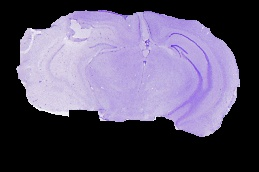
#> input picture src/detection/data/image.jpg, 259 x 172 px, found by its file name
$ python kmeans.py
#> lines starting #> are read from the running program, lines starting #| are printed output that depends on the picture; after the words box and inside, x2 and y2 are one past the last pixel; in counts of white or black regions, pixels touching at a corner belong together
import numpy as np
import matplotlib.pyplot as plt
from sklearn.cluster import KMeans
import cv2

# Load the image data
image = cv2.imread("../data/image.jpg")
#> image is the input picture: shape (172, 259, 3); mean B, G, R 107.5, 83.8, 91.5

# Reshape the image into a 2D array of pixels
pixels = np.reshape(image, (image.shape[0]*image.shape[1], image.shape[2]))

# Perform K-means clustering on the pixel values
kmeans = KMeans(n_clusters=3, random_state=0).fit(pixels)

# Assign each pixel to a cluster based on the K-means clustering results
labels = kmeans.labels_

# Reshape the cluster labels back into the original image shape
segmented_image = np.reshape(labels, (image.shape[0], image.shape[1]))
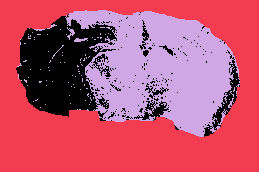
#> segmented_image: shape (172, 259) int32; 3 distinct labels, from 0 to 2; one colour per label, 0 black

# Apply erosion and dilation to the segmented image to remove small holes and fill gaps
kernel = np.ones((1,1),np.uint8)
segmented_image = cv2.erode(segmented_image.astype(np.uint8), kernel, iterations=1)
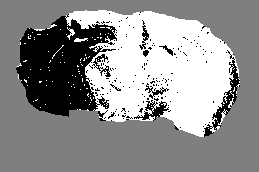
#> segmented_image: shape (172, 259); min 0, max 2, mean 1.13; drawn with min black and max white
segmented_image = cv2.dilate(segmented_image.astype(np.uint8), kernel, iterations=1)

# Create a binary mask by thresholding the segmented image
threshold = 0
mask = np.where(segmented_image > threshold, 255, 0)
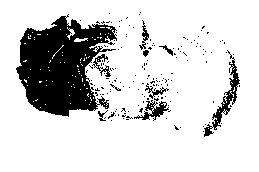
#> mask: shape (172, 259) int64; 82.4% white; 166 black regions (156 under 20 px), largest, box (x1, y1, x2, y2) and area: (16, 14, 117, 117) 6207, (204, 50, 240, 137) 558, (134, 100, 169, 121) 265

# Visualize the segmented mask
plt.imshow(mask, cmap='gray')
plt.show()


import numpy as np
import matplotlib.pyplot as plt
from sklearn.mixture import GaussianMixture
from skimage.morphology import binary_erosion, binary_dilation, disk

# Load the image data
image = plt.imread("../data/image.jpg")

# Reshape the image into a 2D array of pixels
pixels = np.reshape(image, (image.shape[0]*image.shape[1], image.shape[2]))

# Perform Gaussian Mixture Model clustering on the pixel values
gmm = GaussianMixture(n_components=3, random_state=0).fit(pixels)

# Assign each pixel to a cluster based on the GMM clustering results
labels = gmm.predict(pixels)

# Reshape the cluster labels back into the original image shape
segmented_image = np.reshape(labels, (image.shape[0], image.shape[1]))
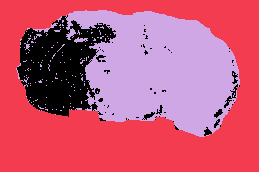
#> segmented_image: shape (172, 259) int64; 3 distinct labels, from 0 to 2; one colour per label, 0 black

# Create a binary mask of the lesion by selecting the pixels labeled as lesion
lesion_mask = segmented_image == 1
#> lesion_mask: shape (172, 259) bool; 52.4% white; 1 black region, box (x1, y1, x2, y2) and area: (16, 10, 240, 137) 21222

# Perform morphological erosion and dilation operations on the mask to remove small noise
selem = disk(3)
lesion_mask = binary_erosion(lesion_mask, selem)
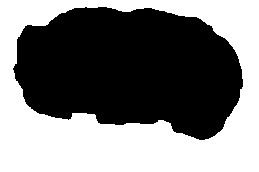
#> lesion_mask: shape (172, 259) bool; 48.3% white; 1 white region, box (x1, y1, x2, y2) and area: (0, 0, 259, 172) 21526
lesion_mask = binary_dilation(lesion_mask, selem)
#> lesion_mask: shape (172, 259) bool; 52.3% white; 1 black region, box (x1, y1, x2, y2) and area: (16, 10, 240, 137) 21249

# Visualize the segmented image and the lesion mask
fig, (ax1, ax2) = plt.subplots(1, 2)
ax1.imshow(segmented_image)
ax1.set_title('Segmented Image')
ax2.imshow(lesion_mask)
ax2.set_title('Lesion Mask')
plt.show()

import cv2
import numpy as np
import matplotlib.pyplot as plt
from sklearn.cluster import KMeans

# Load the image
image = cv2.imread('../data/image.jpg')

# Convert the image to grayscale
gray = cv2.cvtColor(image, cv2.COLOR_BGR2GRAY)
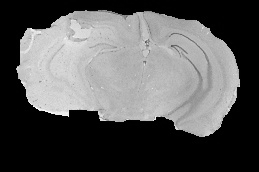
#> gray: shape (172, 259); min 0, max 254, mean 88.8

# Perform edge detection on the grayscale image
edges = cv2.Canny(gray, 100, 200)
#> edges: shape (172, 259); 3% white in thin lines or dots, all inside (x1, y1, x2, y2) = (16, 9, 241, 138)

# Reshape the image into a 2D array of pixels
pixels = np.reshape(image, (image.shape[0]*image.shape[1], image.shape[2]))

# Perform K-means clustering on the pixel values
kmeans = KMeans(n_clusters=3, random_state=0).fit(pixels)

# Assign each pixel to a cluster based on the K-means clustering results
labels = kmeans.labels_

# Reshape the cluster labels back into the original image shape
segmented_image = np.reshape(labels, (image.shape[0], image.shape[1]))

# Combine the edge map and the segmented image to create a mask
mask = np.logical_and(edges, segmented_image)
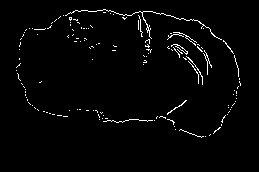
#> mask: shape (172, 259) bool; 2.2% white in thin lines or dots, all inside (x1, y1, x2, y2) = (16, 9, 241, 138)

# Visualize the mask
plt.imshow(mask, cmap='gray')
plt.show()

$ run again, with src/detection/data/moving.jpg copied over src/detection/data/image.jpg
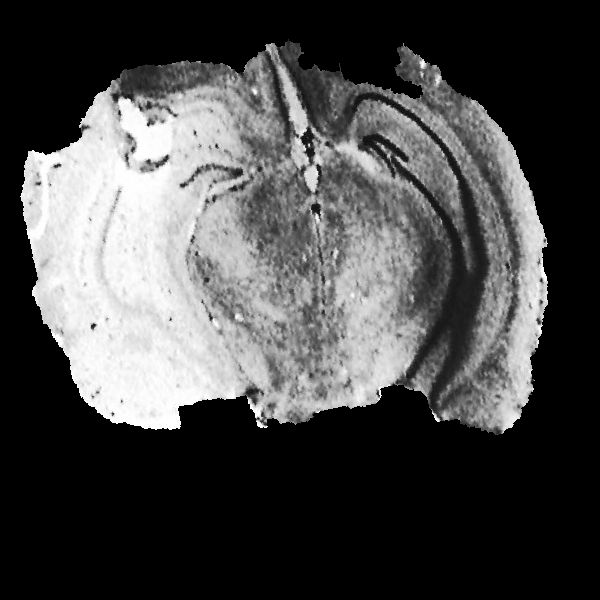
#> input picture src/detection/data/moving.jpg, 600 x 600 px, found by its file name
#> image is the input picture: shape (600, 600, 3); min 0, max 255, mean 72.8
#> `mask = np.where(segmented_image > threshold, 255, 0)`:
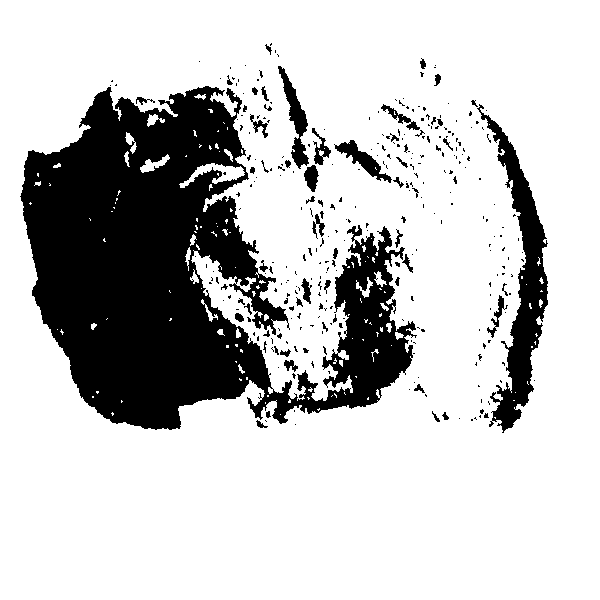
#> mask: shape (600, 600) int64; 77.2% white; 319 black regions (261 under 20 px), largest, box (x1, y1, x2, y2) and area: (20, 86, 417, 430) 68989, (477, 104, 548, 433) 6764, (278, 66, 309, 169) 1046
#> edges: shape (600, 600); 6.6% white in thin lines or dots, all inside (x1, y1, x2, y2) = (20, 39, 549, 436)
#> `mask = np.logical_and(edges, segmented_image)`:
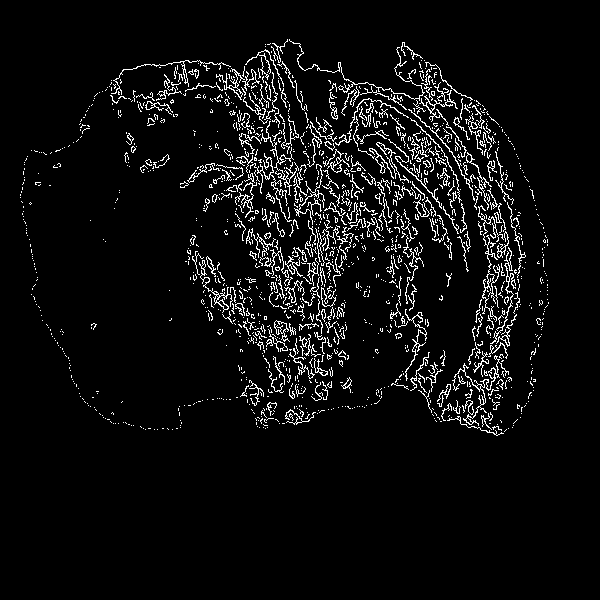
#> mask: shape (600, 600) bool; 5.5% white in thin lines or dots, all inside (x1, y1, x2, y2) = (20, 39, 549, 436)
